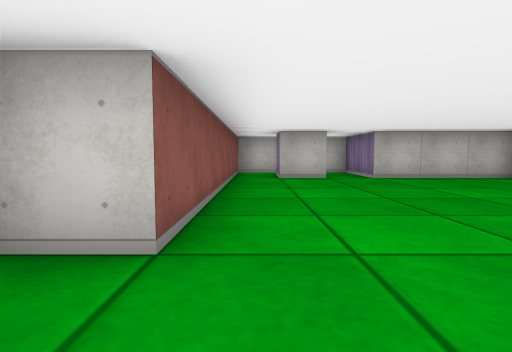
view 1 (above)

24 first-person views from a walk through a cub3D ray-caster map. The camera is about half as high as the walls, tilts 4° down and sees 80° across. The floor is counted in squares. Each view is taken from the middle of a square. On the plan, view 1 faces up. The plan holds only what a view shows up to about 9 squares ahead; the rest is blank.

view 2
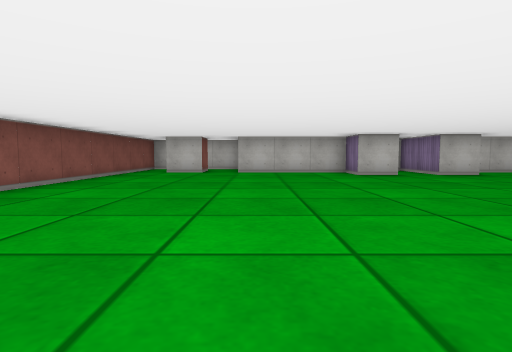

view 3
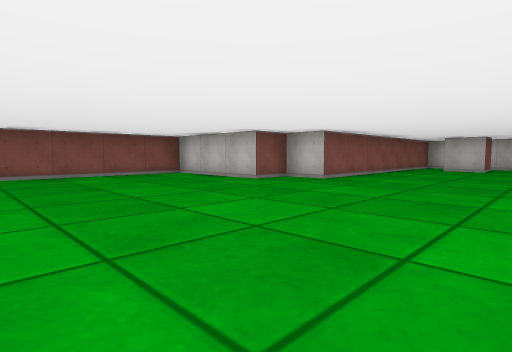

view 4
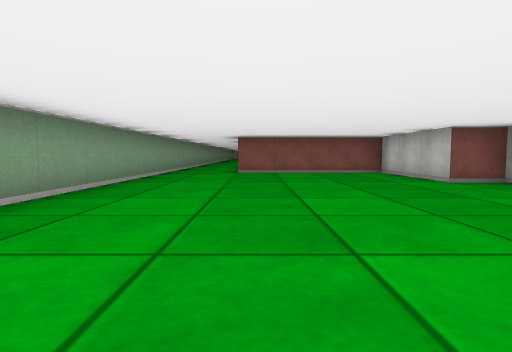

view 5
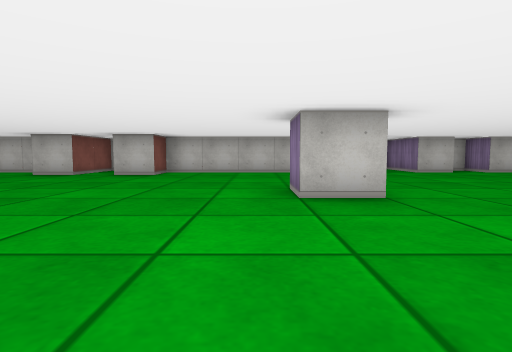

view 6
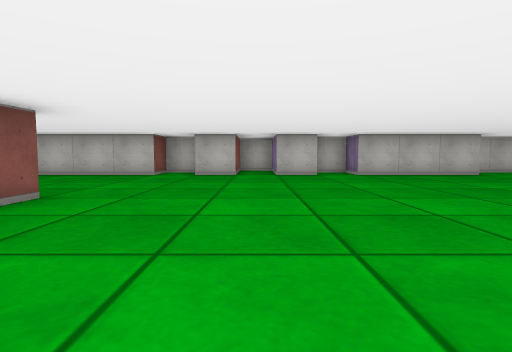

view 7
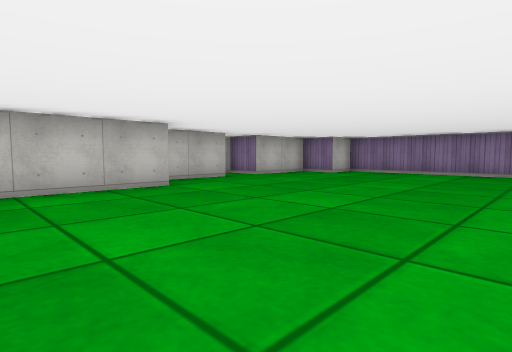

view 8
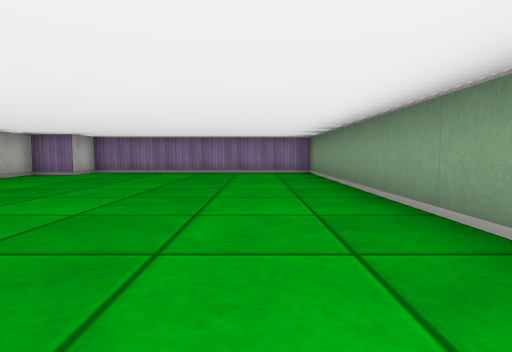

view 9
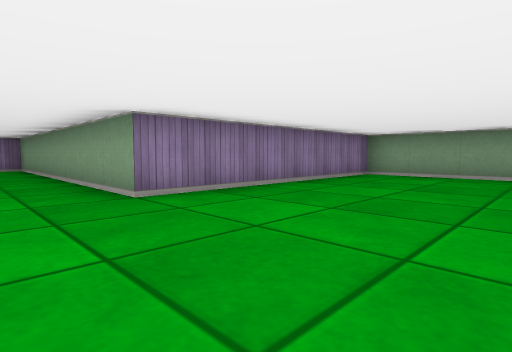

view 10
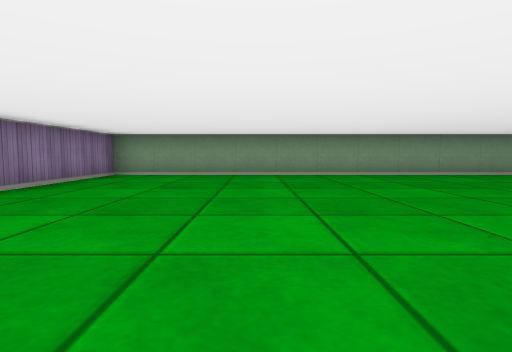

view 11
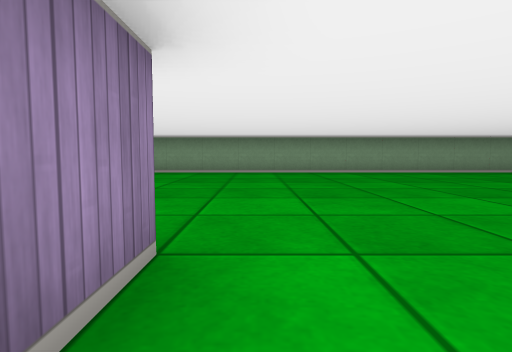

view 12
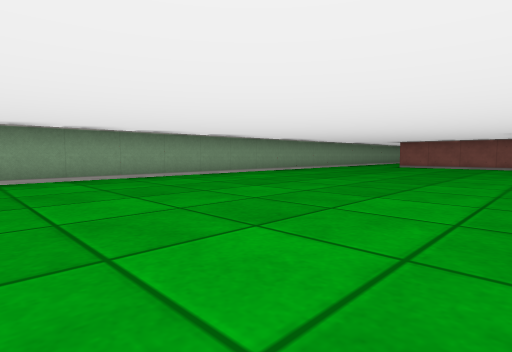

view 13
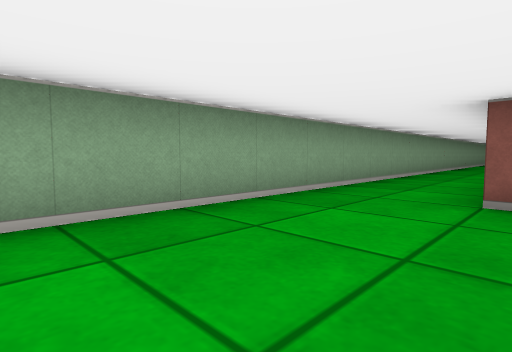

view 14
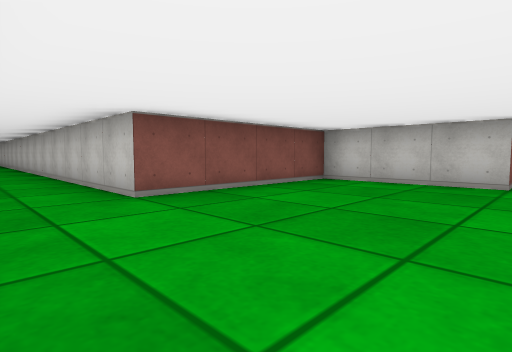

view 15
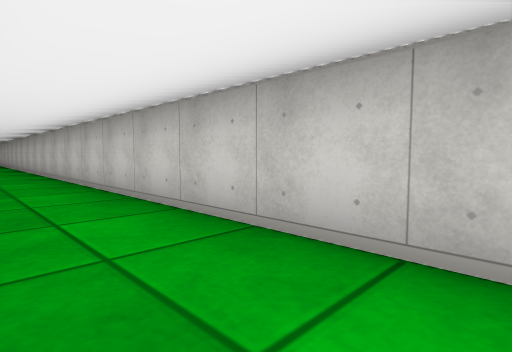

view 16
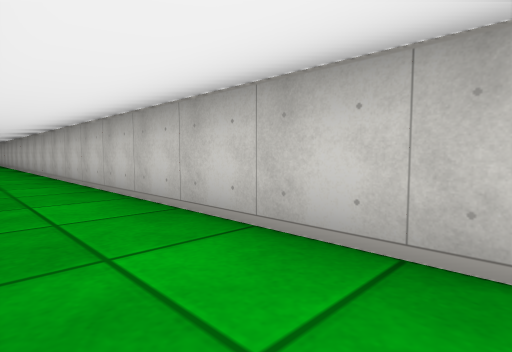

view 17
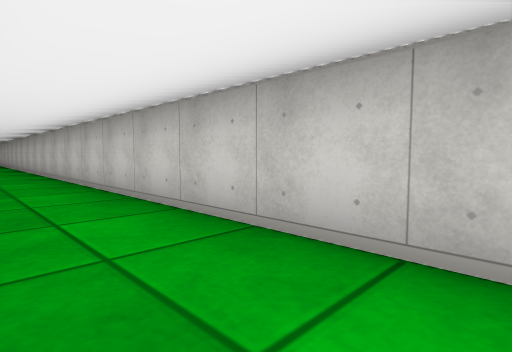

view 18
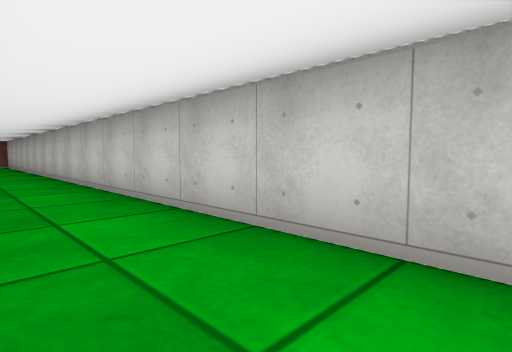

view 19
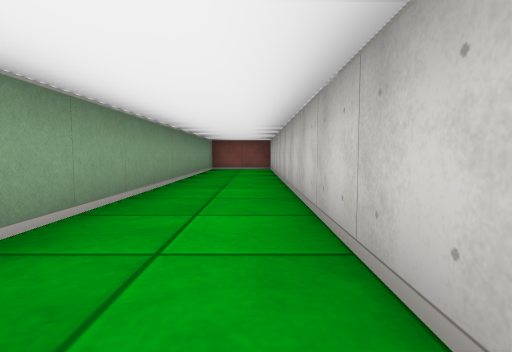

view 20
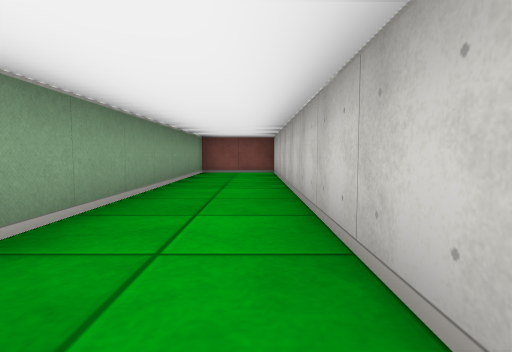

view 21
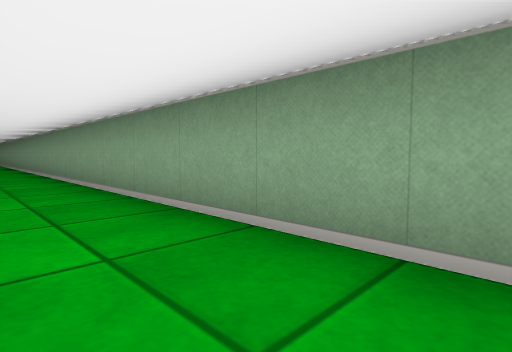

view 22
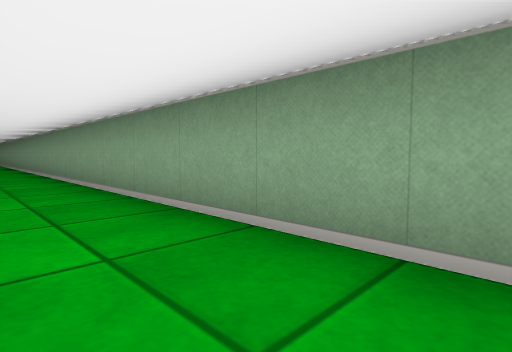

view 23
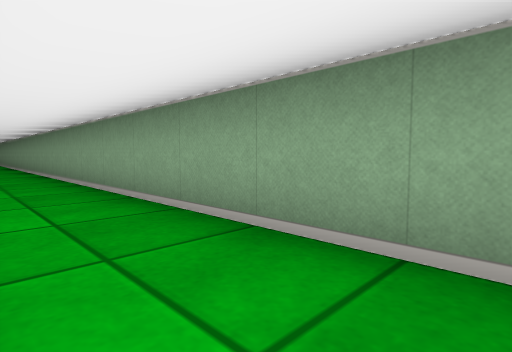

view 24
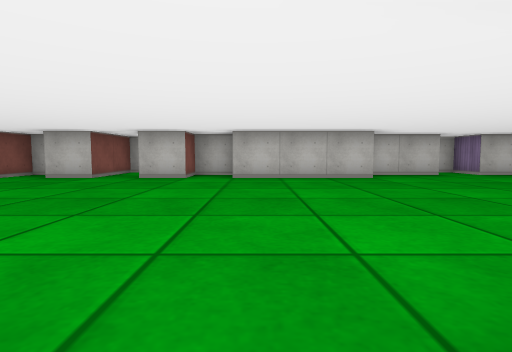

### Floor plan
Points are (right, up) in squares from view 1. A wall is a line through its corners. A room is listed if a view was taken in it or the views show most of it. See-through windows are left out.
Room 1 (views 1, 2, 3, 4, 5, 6, 7, 8, 9, 10, 11, 12, 13, 14, 15, 16, 17, 18, 19, 20, 21, 22, 23, 24)
walls: (6.5, 7.1) (6.5, 5.5) (5.5, 5.5) (5.5, 6.5) (2.5, 6.5) (2.5, 8.5) (-0.5, 8.5) (-0.5, 1.5) (-1.5, 1.5) (-1.5, 0.5) (-4.5, 0.5) (-4.5, -3.5) (-37.5, -3.5) (-37.5, -5.5) (18.5, -5.5) (18.5, 0.5) (26.5, 0.5) (26.5, 6.5) (25.5, 6.5) (25.5, 7.5) (23.5, 7.5) (23.5, 8.5) (23, 8.5); (12.6, 1.5) (11.5, 1.5) (11.5, 2.5); (12.5, 2.5) (12.5, 1.9); (1.5, 7.4) (1.5, 6.5) (0.5, 6.5) (0.5, 7.2); (13.4, 7.5) (12.5, 7.5) (12.5, 6.5) (8.5, 6.5) (8.5, 5.5) (7.5, 5.5) (7.5, 7); (14.5, 8.5) (14.5, 6.5) (13.5, 6.5); (20.6, 6.5) (17.5, 6.5) (17.5, 7.5) (16.5, 7.5) (16.5, 6.5) (15.5, 6.5) (15.5, 8); (22.6, 7.5) (20.9, 7.5)

Positions as (right, up) in squares from view 1, and headings:
1: (0, 0), facing up
2: (3, -2), facing up
3: (3, -4), facing up-left
4: (4, -3), facing left
5: (11, -2), facing up
6: (15, -1), facing up
7: (18, 2), facing up-right
8: (18, 2), facing right
9: (15, 2), facing down-right
10: (15, 2), facing down
11: (11, 3), facing down
12: (8, 1), facing down-left
13: (-1, -3), facing down-left
14: (-1, -5), facing up-left
15: (-7, -5), facing up-left
16: (-12, -5), facing up-left
17: (-17, -5), facing up-left
18: (-23, -5), facing up-left
19: (-27, -4), facing left
20: (-29, -4), facing left
21: (-31, -4), facing down-right
22: (-27, -4), facing down-right
23: (-22, -4), facing down-right
24: (18, 0), facing up
